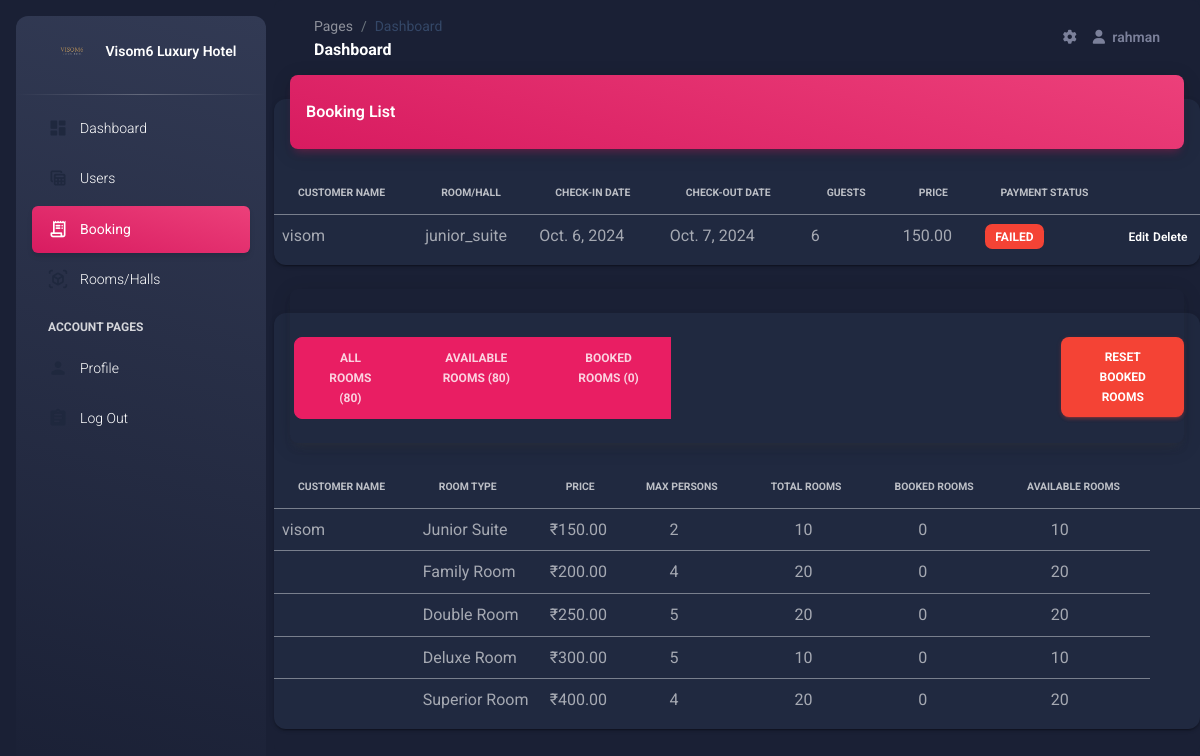
Page /bookin/ (signed in) on the committed database.
### visom6/models.py (models this page shows, shortened)
class Booking(models.Model):
    customer_name = models.CharField(max_length=100)
    room = models.ForeignKey(Room, on_delete=models.CASCADE,blank=True, null=True)
    hall = models.ForeignKey(Hall, on_delete=models.CASCADE, blank=True, null=True)
    check_in_date = models.DateField()
    check_out_date = models.DateField()
    guests = models.IntegerField()
    price = models.DecimalField(max_digits=8, decimal_places=2, editable=False,default=0.00)
    PAYMENT_STATUS_CHOICES = [
        ('success', 'Success'),
        ('pending', 'Pending'),
        ('failed', 'Failed'),
    ]
    payment_status = models.CharField(max_length=10, choices=PAYMENT_STATUS_CHOICES, default='failed')

class Room(models.Model):
    ROOM_TYPES = [
        ('junior_suite', 'Junior Suite'),
        ('family_room', 'Family Room'),
        ('double_room', 'Double Room'),
        ('deluxe_room', 'Deluxe Room'),
        ('superior_room', 'Superior Room'),
    ]
    room_type = models.CharField(max_length=20, choices=ROOM_TYPES, unique=True)
    price_per_night = models.DecimalField(max_digits=6, decimal_places=2)
    description = models.TextField(blank=True, null=True)
    image = models.ImageField(upload_to='rooms/', blank=True, null=True)
    image1 = models.ImageField(upload_to='rooms/', blank=True, null=True)
    image2= models.ImageField(upload_to='rooms/', blank=True, null=True)
    max_persons = models.IntegerField()
    total_rooms = models.IntegerField(default=0)  # Total number of rooms of this type
    booked_rooms = models.IntegerField(default=0)  # Number of currently booked rooms
    @property
    def available_rooms(self):
        return self.total_rooms - self.booked_rooms

### visom6/views.py (the view)
# urls.py: path('bookin/', views.booking_list, name='booking_list'),
def booking_list(request):
    bookings = Booking.objects.all()
    filter_type = request.GET.get('filter', 'all')  # Default to 'all' if no filter is selected
    rooms = Room.objects.all()
    bookings = Booking.objects.select_related('room')
    total_rooms = sum(room.available_rooms + room.booked_rooms for room in rooms)
    total_available_rooms = sum(room.available_rooms for room in rooms)
    total_booked_rooms = sum(room.booked_rooms for room in rooms)
    if filter_type == 'available':
        filtered_rooms = [room for room in rooms if room.available_rooms > 0]
    elif filter_type == 'booked':
        filtered_rooms = [room for room in rooms if room.booked_rooms > 0]
    else:
        filtered_rooms = rooms
    context = {
        'rooms': filtered_rooms,
        'total_rooms': total_rooms,
        'bookings': bookings,
        'bookings': bookings,
        'available_rooms': total_available_rooms,  # Total count of available rooms
        'booked_rooms': total_booked_rooms,
    }
    return render(request, 'admin/booking.html',context)

### templates/admin/booking.html (shortened to what this page needs)
{% load static %}
<!DOCTYPE html>
<html lang="en">
<head>
  <link href="{% static 'assets/css/nucleo-icons.css' %}" rel="stylesheet" />
  <link href="{% static 'assets/css/nucleo-svg.css' %}" rel="stylesheet" />
  <link id="pagestyle" href="{% static 'assets/css/material-dashboard.css' %}?v=3.1.0" rel="stylesheet" />
</head>
<body class="g-sidenav-show dark-version">
  <aside class="sidenav navbar navbar-vertical navbar-expand-xs border-0 border-radius-xl my-3 fixed-start ms-3   bg-gradient-dark" id="sidenav-main">
    <div class="sidenav-header">
      <a class="navbar-brand m-0" href="#" target="_blank">
        <img src="{% static "img/logi.png" %}" width="50" class="navbar-brand-img h-100" alt="main_logo">
        <span class="ms-1 font-weight-bold text-white">Visom6 Luxury Hotel</span>
      </a>
    </div>
    <hr class="horizontal light mt-0 mb-2">
    <div class="collapse navbar-collapse  w-auto " id="sidenav-collapse-main">
      <ul class="navbar-nav">
        <li class="nav-item">
          <a class="nav-link text-white" href="/superuser-login/addash/">
            <div class="text-white text-center me-2 d-flex align-items-center justify-content-center">
              <i class="material-icons opacity-10">dashboard</i>
            </div>
            <span class="nav-link-text ms-1">Dashboard</span>
          </a>
        </li>
        <li class="nav-item">
          <a class="nav-link text-white " href="/tables/">
            <div class="text-white text-center me-2 d-flex align-items-center justify-content-center">
              <i class="material-icons opacity-10">table_view</i>
            </div>
            <span class="nav-link-text ms-1">Users</span>
          </a>
        </li>
        <li class="nav-item">
          <a class="nav-link text-white active bg-gradient-primary" href="/bookin/">
            <div class="text-white text-center me-2 d-flex align-items-center justify-content-center">
              <i class="material-icons opacity-10">receipt_long</i>
            </div>
            <span class="nav-link-text ms-1">Booking</span>
          </a>
        </li>
        <li class="nav-item">
          <a class="nav-link text-white " href="/roomhall/">
            <div class="text-white text-center me-2 d-flex align-items-center justify-content-center">
              <i class="material-icons opacity-10">view_in_ar</i>
            </div>
            <span class="nav-link-text ms-1">Rooms/Halls</span>
          </a>
        </li>
        <li class="nav-item mt-3">
          <h6 class="ps-4 ms-2 text-uppercase text-xs text-white font-weight-bolder opacity-8">Account pages</h6>
        </li>
        <li class="nav-item">
          <a class="nav-link text-white " href="/profile/">
            <div class="text-white text-center me-2 d-flex align-items-center justify-content-center">
              <i class="material-icons opacity-10">person</i>
            </div>
            <span class="nav-link-text ms-1">Profile</span>
          </a>
        </li>
        <li class="nav-item">
          <a class="nav-link text-white " href="/superuser-login/">
            <div class="text-white text-center me-2 d-flex align-items-center justify-content-center">
              <i class="material-icons opacity-10">assignment</i>
            </div>
            <span class="nav-link-text ms-1">Log Out</span>
          </a>
        </li>
      </ul>
    </div>
  </aside>
  <main class="main-content position-relative max-height-vh-100 h-100 border-radius-lg ">
    <nav class="navbar navbar-main navbar-expand-lg px-0 mx-4 shadow-none border-radius-xl" id="navbarBlur" data-scroll="true">
      <div class="container-fluid py-1 px-3">
        <nav aria-label="breadcrumb">
          <ol class="breadcrumb bg-transparent mb-0 pb-0 pt-1 px-0 me-sm-6 me-5">
            <li class="breadcrumb-item text-sm"><a class="opacity-5 text-dark" href="javascript:;">Pages</a></li>
            <li class="breadcrumb-item text-sm text-dark active" aria-current="page">Dashboard</li>
          </ol>
          <h6 class="font-weight-bolder mb-0">Dashboard</h6>
        </nav>
        <div class="collapse navbar-collapse mt-sm-0 mt-2 me-md-0 me-sm-4" id="navbar">
          <ul class="navbar-nav  justify-content-end">
            <li class="nav-item px-3 d-flex align-items-center">
              <a href="javascript:;" class="nav-link text-body p-0">
                <i class="fa fa-cog fixed-plugin-button-nav cursor-pointer"></i>
              </a>
            </li>
            <li class="nav-item d-flex align-items-center">
              <a href="#" class="nav-link text-body font-weight-bold px-0">
                <i class="fa fa-user me-sm-1"></i>
                {% if user.is_superuser %}
                <span class="d-sm-inline d-none">{{ user.username }}</span>
                {% endif %}
              </a>
            </li>
          </ul>
        </div>
      </div>
    </nav>
    <div class="row">
        <div class="col-12">
            <div class="card my-4">
                <div class="card-header p-0 position-relative mt-n4 mx-3 z-index-2">
                    <div class="bg-gradient-primary shadow-primary border-radius-lg pt-4 pb-3">
                        <h6 class="text-white text-capitalize ps-3">Booking List</h6>
                    </div>
                </div>
                <div class="card-body px-0 pb-2">
                    <div class="table-responsive p-0">
                        <table class="table align-items-center mb-0">
                            <thead>
                                <tr>
                                    <th class="text-uppercase text-secondary text-xxs font-weight-bolder opacity-7">Customer Name</th>
                                    <th class="text-uppercase text-secondary text-xxs font-weight-bolder opacity-7">Room/Hall</th>
                                    <th class="text-uppercase text-secondary text-xxs font-weight-bolder opacity-7">Check-in Date</th>
                                    <th class="text-uppercase text-secondary text-xxs font-weight-bolder opacity-7">Check-out Date</th>
                                    <th class="text-uppercase text-secondary text-xxs font-weight-bolder opacity-7">Guests</th>
                                    <th class="text-uppercase text-secondary text-xxs font-weight-bolder opacity-7">Price</th>
                                    <th class="text-uppercase text-secondary text-xxs font-weight-bolder opacity-7">Payment Status</th>
                                    <th class="text-secondary opacity-7"></th>
                                </tr>
                            </thead>
                            <tbody>
                                {% for booking in bookings %}
                                <tr>
                                    <td>{{ booking.customer_name }}</td>
                                    <td>
                                        {% if booking.room %}
                                            {{ booking.room.room_type }}
                                        {% elif booking.hall %}
                                            {{ booking.hall.hall_type }}
                                        {% endif %}
                                    </td>
                                    <td>{{ booking.check_in_date }}</td>
                                    <td>{{ booking.check_out_date }}</td>
                                    <td>{{ booking.guests }}</td>
                                    <td>{{ booking.price }}</td>
                                    <td>
                                      {% if booking.payment_status == 'success' %}
                                          <span class="badge bg-success">Success</span>
                                      {% else %}
                                          <span class="badge bg-danger">Failed</span>
                                      {% endif %}
                                  </td>
                                    <td class="align-middle">
                                        <a href="{% url 'booking_update' booking.id %}" class="text-secondary font-weight-bold text-xs" data-toggle="tooltip" data-original-title="Edit booking">Edit</a>
                                        <a href="{% url 'booking_delete' 'booking' booking.id %}" class="text-secondary font-weight-bold text-xs" data-toggle="tooltip" data-original-title="Delete booking">Delete</a>
                                    </td>
                                </tr>
                                {% endfor %}
                            </tbody>
                        </table>
                    </div>
                </div>
            </div>
        </div>
    </div>
    <div class="row">
      <div class="col-12">
          <div class="card my-4">
              <div class="card-header p-0 position-relative mt-n4 mx-3 z-index-2">
                  <div class="bg-gradient-white shadow-dark border-radius-lg pt-5 pb-2 d-flex justify-content-between">
                    <div class="btn-group" role="group" aria-label="Basic radio toggle button group">
                      <label class="btn btn-outline-primary" for="allRooms" onclick="window.location.href='?filter=all'">All Rooms ({{ total_rooms }})</label>
                      <label class="btn btn-outline-primary active" for="availableRooms" onclick="window.location.href='?filter=available'">Available Rooms ({{ available_rooms }})</label>
                      <label class="btn btn-outline-primary active" for="bookedRooms" onclick="window.location.href='?filter=booked'">Booked Rooms ({{ booked_rooms }})</label>
                      <form method="post" action="{% url 'reset_booked_rooms' %}">
                        <button type="submit" class="btn btn-danger">Reset Booked Rooms</button>
                    </form>
                  </div>
                  </div>
              </div>
              <div class="card-body px-0 pb-2">
                  <div class="table-responsive p-0">
                      <table class="table align-items-center mb-0">
                          <thead>
                              <tr>
                                <th class="text-uppercase text-secondary text-xxs font-weight-bolder opacity-7">Customer Name</th>
                                  <th class="text-uppercase text-secondary text-xxs font-weight-bolder opacity-7">Room Type</th>
                                  <th class="text-uppercase text-secondary text-xxs font-weight-bolder opacity-7">Price</th>
                                  <th class="text-uppercase text-secondary text-xxs font-weight-bolder opacity-7">Max  Persons</th>
                                  <th class="text-uppercase text-secondary text-xxs font-weight-bolder opacity-7">Total Rooms</th>
                                  <th class="text-uppercase text-secondary text-xxs font-weight-bolder opacity-7">Booked Rooms</th>
                                  <th class="text-uppercase text-secondary text-xxs font-weight-bolder opacity-7">Available Rooms</th>
                                  <th class="text-secondary opacity-7"></th>
                              </tr>
                          </thead>
                          <tbody>
                            {% for room in rooms %}
                            <tr>
                              <td>
                                {% for booking in bookings %}
                                  {% if booking.room == room %}
                                    {{ booking.customer_name }}<br>
                                 {% endif %}
                               {% endfor %}
                              </td>
                              <td>{{ room.get_room_type_display }}</td>
                              <td>₹{{ room.price_per_night }}</td>
                              <td>&nbsp;&nbsp;&nbsp;&nbsp;&nbsp;&nbsp;&nbsp;&nbsp;&nbsp;&nbsp;{{ room.max_persons }}</td>
                              <td>&nbsp;&nbsp;&nbsp;&nbsp;&nbsp;&nbsp;&nbsp;&nbsp;&nbsp;&nbsp;{{ room.total_rooms }}</td>
                              <td>&nbsp;&nbsp;&nbsp;&nbsp;&nbsp;&nbsp;&nbsp;&nbsp;&nbsp;&nbsp;{{ room.booked_rooms }}</td>
                              <td>&nbsp;&nbsp;&nbsp;&nbsp;&nbsp;&nbsp;&nbsp;&nbsp;&nbsp;&nbsp;{{ room.available_rooms }}</td>
                            </tr>
                            {% endfor %}
                          </tbody>
                      </table>
                  </div>
              </div>
          </div>
      </div>
  </div>
    </html>

### rows in the picture
Booking: customer_name "visom", room.room_type "junior_suite", check_in_date "Oct. 6, 2024", check_out_date "Oct. 7, 2024", guests "6", price "150.00", payment_status "FAILED"
Room: room_type "Junior Suite", price_per_night "150.00", max_persons "2", total_rooms "10", booked_rooms "0", available_rooms "10"
Room: room_type "Family Room", price_per_night "200.00", max_persons "4", total_rooms "20", booked_rooms "0", available_rooms "20"
Room: room_type "Double Room", price_per_night "250.00", max_persons "5", total_rooms "20", booked_rooms "0", available_rooms "20"
Room: room_type "Deluxe Room", price_per_night "300.00", max_persons "5", total_rooms "10", booked_rooms "0", available_rooms "10"
Room: room_type "Superior Room", price_per_night "400.00", max_persons "4", total_rooms "20", booked_rooms "0", available_rooms "20"

### other values in the picture
{{ user.username }} "rahman"
{{ total_rooms }} "80"
{{ available_rooms }} "80"
{{ booked_rooms }} "0"
